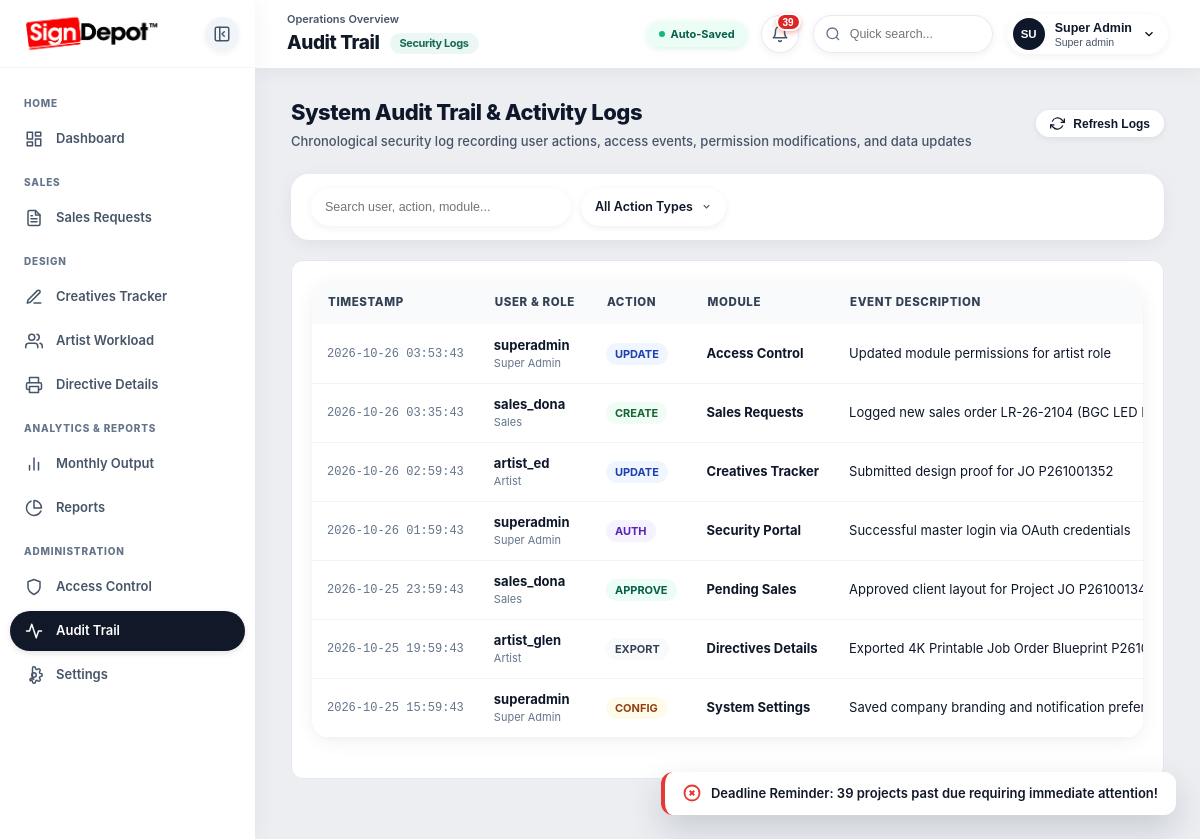
The app's page /pages/audit-trail.php (signed in) with its own data.
### tables this page shows
CREATE TABLE `users` (
  `id` INT AUTO_INCREMENT PRIMARY KEY,
  `username` VARCHAR(50) NOT NULL UNIQUE,
  `email` VARCHAR(100) NOT NULL UNIQUE,
  `password_hash` VARCHAR(255) NOT NULL,
  `full_name` VARCHAR(100) NOT NULL,
  `role` VARCHAR(50) NOT NULL DEFAULT 'user',
  `assigned_artist` VARCHAR(100) DEFAULT NULL,
  `status` ENUM('active','inactive') NOT NULL DEFAULT 'active',
  `permissions` LONGTEXT DEFAULT NULL,
  `oauth_provider` VARCHAR(50) DEFAULT NULL,
  `oauth_id` VARCHAR(100) DEFAULT NULL,
  `avatar_url` VARCHAR(255) DEFAULT NULL,
  `created_at` TIMESTAMP NOT NULL DEFAULT CURRENT_TIMESTAMP,
  `updated_at` TIMESTAMP NOT NULL DEFAULT CURRENT_TIMESTAMP ON UPDATE CURRENT_TIMESTAMP,
  KEY `idx_role` (`role`),
  KEY `idx_status` (`status`),
  KEY `idx_assigned_artist` (`assigned_artist`)
);

CREATE TABLE `audit_logs` (
  `id` INT AUTO_INCREMENT PRIMARY KEY,
  `user` VARCHAR(100) NOT NULL,
  `role` VARCHAR(50) NOT NULL,
  `action` VARCHAR(50) NOT NULL,
  `module` VARCHAR(100) NOT NULL,
  `description` TEXT NOT NULL,
  `ip_address` VARCHAR(50) DEFAULT '127.0.0.1',
  `status` VARCHAR(50) DEFAULT 'Success',
  `created_at` TIMESTAMP DEFAULT CURRENT_TIMESTAMP,
  KEY `idx_action` (`action`),
  KEY `idx_user` (`user`),
  KEY `idx_created_at` (`created_at`)
);

### includes/auth.php (called while the page is built, shortened)
<?php
function isLoggedIn() {
    return !empty($_SESSION['pms_user']) && !empty($_SESSION['pms_user']['id']);
}
function getCurrentUser() {
    static $cachedFreshUser = null;
    $userId = $_SESSION['pms_user']['id'] ?? 0;
    if ($cachedFreshUser !== null && ($cachedFreshUser['id'] ?? 0) === $userId) {
        return $cachedFreshUser;
    }
    if ($userId > 0 && function_exists('getDbConnection')) {
        try {
            $pdo = getDbConnection();
            if ($pdo) {
                $stmt = $pdo->prepare("SELECT id, username, email, full_name, role, assigned_artist, status, permissions, oauth_provider, avatar_url FROM users WHERE id = ? LIMIT 1");
                $stmt->execute([$userId]);
                $fresh = $stmt->fetch(PDO::FETCH_ASSOC);
                if ($fresh && $fresh['status'] === 'active') {
                    $cachedFreshUser = $_SESSION['pms_user'];
                    return $cachedFreshUser;
                }
            }
        } catch (Exception $e) {
        }
    }
    $cachedFreshUser = $_SESSION['pms_user'];
    return $cachedFreshUser;
}
function hasPermission($module, $action = 'r') {
    $user = getCurrentUser();
    if ($user['role'] === 'super_admin') {
        return true;
    }
    $perms = $user['permissions'] ?? [];
    $action = strtolower($action);
    return !empty($perms[$module][$action]);
}
function requirePermission($module, $action = 'r') {
    if (!hasPermission($module, $action)) {
        renderAccessDenied($module, $action);
        exit;
    }
}
    ?>

### pages/audit-trail.php (the view, shortened to what this page needs)
<?php
require_once dirname(__DIR__) . '/includes/auth.php';
if (function_exists('requirePermission')) {
    requirePermission('audit-trail', 'r');
}
require_once __DIR__ . '/includes/header.php';
require_once __DIR__ . '/includes/sidebar.php';
$auditLogs = [];
try {
    $pdo = getDbConnection();
    if ($pdo) {
        $stmt = $pdo->query("SELECT `user`, `role`, `action`, `module`, `description` AS `desc`, `ip_address` AS `ip`, `status`, DATE_FORMAT(`created_at`, '%Y-%m-%d %H:%i:%s') AS `time` FROM audit_logs ORDER BY `created_at` DESC LIMIT 150");
        $auditLogs = $stmt->fetchAll(PDO::FETCH_ASSOC);
    }
} catch (Exception $e) {
}
?>
<div class="main-wrapper">
  <?php require_once __DIR__ . '/includes/navbar.php'; ?>
  <main class="main-content">
    <div class="content-body">
      <section class="view-panel active" id="view-audit-trail">
        <div class="section-header-row">
          <div class="section-title-wrap">
            <h2>System Audit Trail & Activity Logs</h2>
            <p>Chronological security log recording user actions, access events, permission modifications, and data updates</p>
          </div>
          <div class="section-actions" style="display:flex; align-items:center; gap:8px;">
            <button class="btn btn-secondary btn-sm" onclick="location.reload()">
              <svg width="15" height="15" viewBox="0 0 24 24" fill="none" stroke="currentColor" stroke-width="2"><polyline points="23 4 23 10 17 10"></polyline><polyline points="1 20 1 14 7 14"></polyline><path d="M3.51 9a9 9 0 0 1 14.85-3.36L23 10M1 14l4.64 4.36A9 9 0 0 0 20.49 15"></path></svg>
              Refresh Logs
            </button>
          </div>
        </div>
        <div class="filter-bar" style="margin-bottom: 20px;">
          <div class="filter-group" style="flex-wrap: wrap; gap: 10px;">
            <input type="text" class="filter-input" id="auditSearchInput" placeholder="Search user, action, module..." style="width: 260px;" oninput="filterAuditRows(this.value)">
          </div>
        </div>
        <div class="card" style="background:#FFF; border:1px solid #E2E8F0; border-radius:12px; padding:20px;">
          <div class="table-studio-wrap">
            <table class="data-table" id="auditTrailTable">
              <thead>
                <tr>
                  <th>Timestamp</th>
                  <th>User & Role</th>
                  <th>Action</th>
                  <th>Module</th>
                  <th>Event Description</th>
                </tr>
              </thead>
              <tbody id="auditTrailBody">
                <?php foreach ($auditLogs as $log):
                  $badgeColor = match($log['action']) {
                    'CREATE' => 'background:#F0FDF4; color:#166534; border:1px solid #86EFAC;',
                    'UPDATE' => 'background:#EFF6FF; color:#1E40AF; border:1px solid #93C5FD;',
                    'APPROVE' => 'background:#ECFDF5; color:#065F46; border:1px solid #6EE7B7;',
                    'AUTH' => 'background:#F5F3FF; color:#5B21B6; border:1px solid #C4B5FD;',
                    'CONFIG' => 'background:#FFFBEB; color:#92400E; border:1px solid #FCD34D;',
                    default => 'background:#F8FAFC; color:#334155; border:1px solid #CBD5E1;'
                  };
                ?>
                <tr class="audit-row" data-action="<?= htmlspecialchars($log['action']) ?>">
                  <td style="font-size:12px; font-family:monospace; color:#64748B;"><?= htmlspecialchars($log['time']) ?></td>
                  <td>
                    <strong><?= htmlspecialchars($log['user']) ?></strong>
                    <div style="font-size:11px; color:#64748B;"><?= htmlspecialchars($log['role']) ?></div>
                  </td>
                  <td>
                    <span class="badge" style="<?= $badgeColor ?> font-weight:700;"><?= htmlspecialchars($log['action']) ?></span>
                  </td>
                  <td><strong><?= htmlspecialchars($log['module']) ?></strong></td>
                  <td><?= htmlspecialchars($log['desc']) ?></td>
                </tr>
                <?php endforeach; ?>
              </tbody>
            </table>
          </div>
        </div>
      </section>
    </div>
  </main>
</div>
<?php require_once __DIR__ . '/includes/footer.php'; ?>

### pages/includes/navbar.php (shortened to what this page needs)
<?php
$pageCategory = $pageCategory ?? 'Operations Overview';
?>
<header class="topbar" id="appTopbar">
  <div class="topbar-left">
    <div class="page-header-info">
      <span class="page-category-tag" id="pageCategoryTag"><?= htmlspecialchars($pageCategory) ?></span>
      <h1 class="module-title" id="moduleTitle">
      </h1>
    </div>
  </div>
  <div class="topbar-right">
    <div class="auto-save-pill">
      <span class="auto-save-dot"></span>
      <span>Auto-Saved</span>
    </div>
    <div class="deadline-alert-container" id="deadlineAlertContainer">
      <button class="deadline-alert-btn" id="deadlineAlertBtn" aria-label="Deadline Reminders" title="Project Deadlines & Alerts">
        <svg width="18" height="18" viewBox="0 0 24 24" fill="none" stroke="currentColor" stroke-width="2" stroke-linecap="round" stroke-linejoin="round">
          <path d="M18 8A6 6 0 0 0 6 8c0 7-3 9-3 9h18s-3-2-3-9"></path>
          <path d="M13.73 21a2 2 0 0 1-3.46 0"></path>
        </svg>
        <span class="deadline-alert-badge has-alerts" id="deadlineAlertBadge" style="display: none;">0</span>
      </button>
    </div>
    <div class="global-search-container">
      <input type="text" class="global-search-input" id="globalSearchInput" placeholder="Quick search..." autocomplete="off">
    </div>
    <?php
    $u = function_exists('getCurrentUser') ? getCurrentUser() : null;
    $userName = $u['full_name'] ?? 'User';
    $userRole = $u ? ucfirst(str_replace('_', ' ', $u['role'])) : 'Guest';
    $userAvatar = $u && !empty($u['avatar_url'])
        ? '<img src="' . htmlspecialchars($u['avatar_url']) . '" style="width:100%; height:100%; border-radius:50%; object-fit:cover;">'
        : strtoupper(substr($userName, 0, 2));
    ?>
    <div class="user-profile-menu">
      <button class="user-profile-btn" id="userProfileBtn" aria-label="User Profile Menu">
        <div class="user-avatar"><?= $userAvatar ?></div>
        <div class="user-meta">
          <span class="user-name"><?= htmlspecialchars($userName) ?></span>
          <span class="user-role"><?= htmlspecialchars($userRole) ?></span>
        </div>
        <svg width="14" height="14" viewBox="0 0 24 24" fill="none" stroke="currentColor" stroke-width="2"><polyline points="6 9 12 15 18 9"></polyline></svg>
      </button>
    </div>
  </div>
</header>

### records on screen
users: full_name "SU", full_name "Super Admin", role "Super admin"
audit_logs: time "2026-10-26 03:53:43", user "superadmin", role "Super Admin", action "UPDATE", module "Access Control", description "Updated module permissions for artist role"
audit_logs: time "2026-10-26 03:35:43", user "sales_dona", role "Sales", action "CREATE", module "Sales Requests", description "Logged new sales order LR-26-2104 (BGC LED…"
audit_logs: time "2026-10-26 02:59:43", user "artist_ed", role "Artist", action "UPDATE", module "Creatives Tracker", description "Submitted design proof for JO P261001352"
audit_logs: time "2026-10-26 01:59:43", user "superadmin", role "Super Admin", action "AUTH", module "Security Portal", description "Successful master login via OAuth credentials"
audit_logs: time "2026-10-25 23:59:43", user "sales_dona", role "Sales", action "APPROVE", module "Pending Sales", description "Approved client layout for Project JO…"
audit_logs: time "2026-10-25 19:59:43", user "artist_glen", role "Artist", action "EXPORT", module "Directives Details", description "Exported 4K Printable Job Order Blueprint…"
audit_logs: time "2026-10-25 15:59:43", user "superadmin", role "Super Admin", action "CONFIG", module "System Settings", description "Saved company branding and notification…"

### other values on screen
$pageCategory "Operations Overview"
